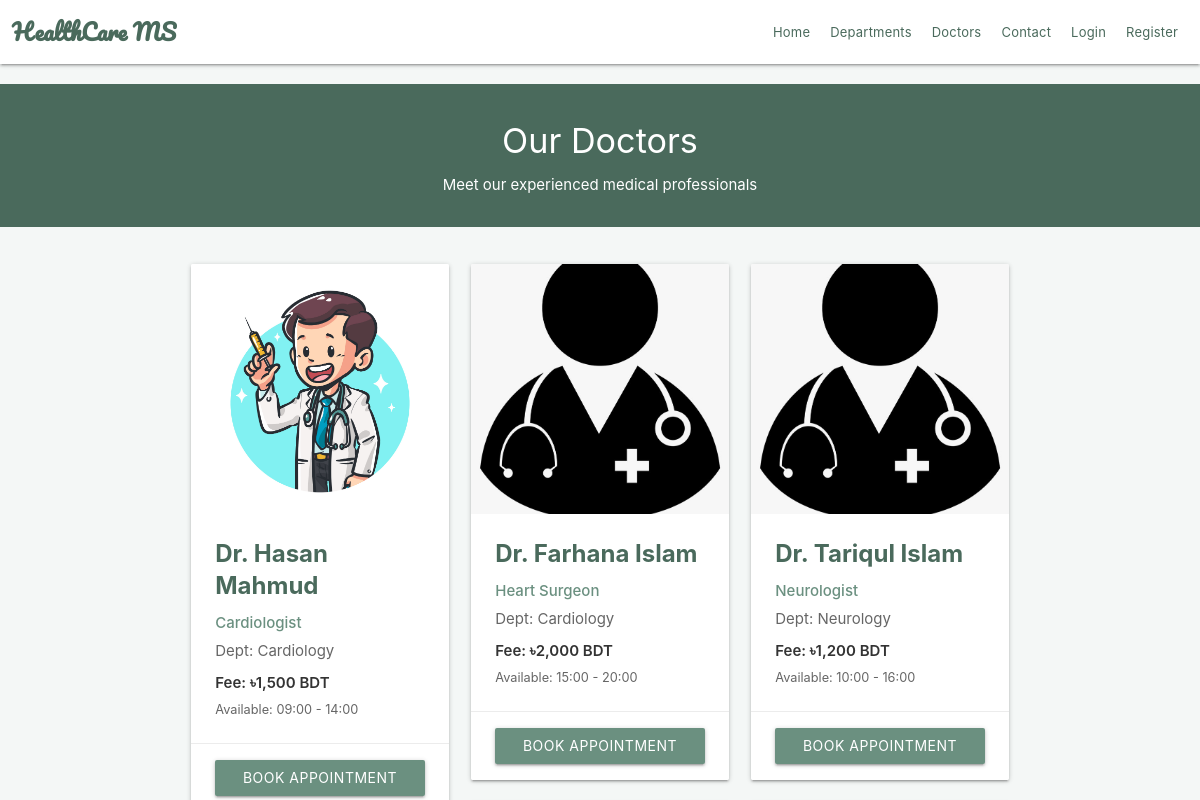
Page /doctors.php (upper part) on the earlier database version.
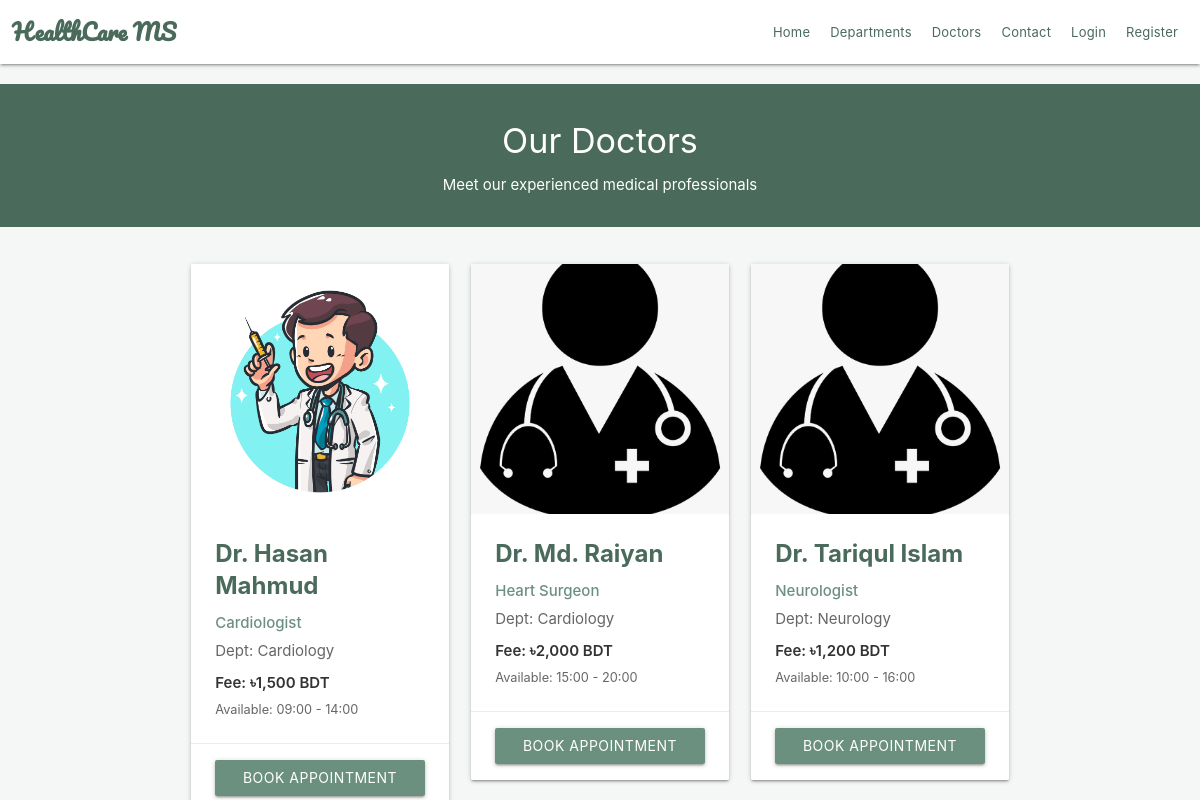
Same page on the later database version.
### tables this page shows
CREATE TABLE `doctors` (
    `id` int(11) NOT NULL,
    `dept_id` int(10) NOT NULL,
    `name` varchar(50) NOT NULL,
    `email` varchar(50) NOT NULL,
    `image` varchar(250) NOT NULL,
    `specialization` varchar(250) NOT NULL,
    `fee` int(255) NOT NULL,
    `available_start` varchar(20) DEFAULT '09:00',
    `available_end` varchar(20) DEFAULT '17:00'
);

CREATE TABLE `departments` (
    `id` int(11) NOT NULL,
    `dept_name` varchar(250) NOT NULL,
    `short_desc` varchar(250) NOT NULL,
    `long_desc` varchar(500) NOT NULL
);

### doctors.php (the view, shortened to what this page needs)
<?php
require_once('backends/connection-pdo.php');
$dept_id = isset($_GET['dept_id']) ? intval($_GET['dept_id']) : 0;
if ($dept_id > 0) {
    $sql = "SELECT d.*, dept.dept_name FROM doctors d JOIN departments dept ON d.dept_id = dept.id WHERE d.dept_id = ?";
    $query = $pdoconn->prepare($sql);
    $query->execute([$dept_id]);
} else {
    $sql = "SELECT d.*, dept.dept_name FROM doctors d JOIN departments dept ON d.dept_id = dept.id";
    $query = $pdoconn->prepare($sql);
    $query->execute();
}
$doctors = $query->fetchAll(PDO::FETCH_ASSOC);
?>
<!DOCTYPE html>
<html lang="en">
<head>
    <link rel="stylesheet" href="https://cdnjs.cloudflare.com/ajax/libs/materialize/1.0.0/css/materialize.min.css">
    <link rel="stylesheet" href="css/style.css">
    <link rel="stylesheet" href="css/healthcare-theme.css">
</head>
<body>
    <?php require('chunks/navbar.php'); ?>
    <div class="section white-text center" style="background: #4a6a5c; margin-top: 20px;">
        <h4>Our Doctors</h4>
        <p>Meet our experienced medical professionals</p>
    </div>
    <div class="container" style="margin-top: 30px; margin-bottom: 50px;">
        <div class="row">
            <?php if (count($doctors) > 0): ?>
                <?php foreach ($doctors as $doc): ?>
                    <div class="col s12 m6 l4">
                        <div class="card hoverable">
                            <div class="card-image">
                                <?php
                                $img_name = $doc['image'];
                                if (empty($img_name) || !file_exists("images/" . $img_name)) {
                                    $img_src = "images/default-doctor.jpg";
                                } else {
                                    $img_src = "images/" . $img_name;
                                }
                                ?>
                                <img src="<?php echo $img_src; ?>" alt="Doctor" style="height: 250px; object-fit: cover;">
                            </div>
                            <div class="card-content">
                                <span class="card-title" style="color: #4a6a5c; font-weight: 700; margin-bottom: 10px;"><?php echo htmlspecialchars($doc['name']); ?></span>
                                <p style="color: #6b9080; font-weight: 500;"><?php echo htmlspecialchars($doc['specialization']); ?></p>
                                <p style="color: #666; margin-top: 5px;">Dept: <?php echo htmlspecialchars($doc['dept_name']); ?></p>
                                <p style="color: #333; font-weight: 600; margin-top: 10px;">Fee: ৳<?php echo number_format($doc['fee']); ?> BDT</p>
                                <p style="color: #666; font-size: 0.85rem; margin-top: 5px;">Available: <?php echo $doc['available_start']; ?> - <?php echo $doc['available_end']; ?></p>
                            </div>
                            <?php if (!isset($_SESSION['role']) || $_SESSION['role'] !== 'doctor'): ?>
                                <div class="card-action">
                                    <a href="appointments.php?doctor_id=<?php echo $doc['id']; ?>" class="waves-effect waves-light btn" style="background: #6b9080 !important; color: white !important; width: 100%;">Book Appointment</a>
                                </div>
                            <?php endif; ?>
                        </div>
                    </div>
                <?php endforeach; ?>
            <?php else: ?>
                <div class="col s12 center">
                    <h5 style="color: #999;">No doctors available yet.</h5>
                </div>
            <?php endif; ?>
        </div>
    </div>
</body>
</html>

### chunks/navbar.php (shortened to what this page needs)
<section class="navbar-section">
    <nav class="white" role="navigation">
        <div class="nav-wrapper container">
            <a id="logo-container" href="index.php" class="brand-logo" style="color: #6b9080; font-weight: 600;">HealthCare MS</a>
            <ul class="right hide-on-med-and-down">
                <li><a href="index.php" class="hvr-grow">Home</a></li>
                <li><a href="departments.php" class="hvr-grow">Departments</a></li>
                <li><a href="doctors.php" class="hvr-grow">Doctors</a></li>
                <li><a href="#" onclick="toggleModal('Contact Info', 'Call us at +8801925221970 for immediate assistance.');" class="hvr-grow">Contact</a></li>
                <?php
                if (isset($_SESSION['user'])) {
                    if (isset($_SESSION['role']) && $_SESSION['role'] == 'doctor') {
                        echo '<li><a href="doctor-prescriptions.php" class="hvr-grow">Prescriptions</a></li>';
                    } else {
                        echo '<li><a href="appointments.php" class="hvr-grow">Appointments</a></li>';
                        echo '<li><a href="patient-records.php" class="hvr-grow">Medical Records</a></li>';
                    }
                    echo '<li><a href="my-appointments.php" class="hvr-grow">My Appointments</a></li>';
                    echo '<li><a href="#" class="hvr-grow">Hi, ' . $_SESSION['user'] . '</a></li>';
                    echo '<li><a href="logout.php" class="hvr-grow">Logout</a></li>';
                } else {
                    echo '<li><a href="#" class="hvr-grow modal-trigger" data-target="modal1">Login</a></li>';
                    echo '<li><a href="#" class="hvr-grow modal-trigger" data-target="modal2">Register</a></li>';
                }
                ?>
            </ul>
        </div>
    </nav>
</section>

### css/style.css (style rules this page uses)
.nav-wrapper > a { text-decoration: none; font-family: 'Pacifico', cursive; }
.hvr-grow { text-decoration: none; }
@media (min-width : 992px) { .nav-wrapper.container { width: 98% !important; max-width: 1600px !important; } }
nav ul li a { font-size: 13px !important; padding: 0 10px !important; letter-spacing: 0.2px; }
.brand-logo { font-size: 1.5rem !important; position: relative !important; float: left !important; margin-left: 0 !important; }
.navbar-section nav { height: 64px; line-height: 64px; }
.nav-wrapper .right { margin-right: 0 !important; }

### css/healthcare-theme.css (style rules this page uses)
:root { --primary: #6b9080; --primary-dark: #4a6a5c; --primary-light: #8ca699; --bg-light: #f4f7f6; }
body { background-color: var(--bg-light); }
.brand-logo, .nav-wrapper a { color: var(--primary-dark) !important; }
.btn, .btn-large, .btn-small { background-color: var(--primary) !important; }
.card .card-action a { color: var(--primary) !important; }

Differences in the rows shown:
changed doctors "Heart Surgeon": name "Dr. Farhana Islam" → "Dr. Md. Raiyan"
